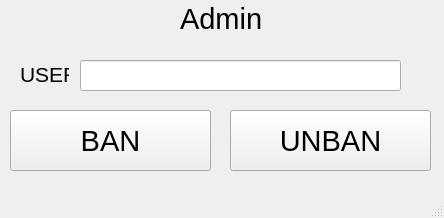
<?xml version="1.0" encoding="UTF-8"?>
<ui version="4.0">
 <class>MainWindow</class>
 <widget class="QMainWindow" name="MainWindow">
  <property name="geometry">
   <rect>
    <x>0</x>
    <y>0</y>
    <width>444</width>
    <height>218</height>
   </rect>
  </property>
  <property name="windowTitle">
   <string>MainWindow</string>
  </property>
  <widget class="QWidget" name="centralwidget">
   <widget class="QLabel" name="Name">
    <property name="geometry">
     <rect>
      <x>180</x>
      <y>0</y>
      <width>84</width>
      <height>38</height>
     </rect>
    </property>
    <property name="font">
     <font>
      <pointsize>22</pointsize>
     </font>
    </property>
    <property name="text">
     <string>Admin</string>
    </property>
   </widget>
   <widget class="QLabel" name="UserText">
    <property name="geometry">
     <rect>
      <x>20</x>
      <y>60</y>
      <width>49</width>
      <height>28</height>
     </rect>
    </property>
    <property name="font">
     <font>
      <pointsize>16</pointsize>
     </font>
    </property>
    <property name="text">
     <string>USER</string>
    </property>
   </widget>
   <widget class="QLineEdit" name="UserLine">
    <property name="geometry">
     <rect>
      <x>80</x>
      <y>60</y>
      <width>321</width>
      <height>31</height>
     </rect>
    </property>
   </widget>
   <widget class="QPushButton" name="BanButton">
    <property name="geometry">
     <rect>
      <x>10</x>
      <y>110</y>
      <width>201</width>
      <height>61</height>
     </rect>
    </property>
    <property name="font">
     <font>
      <pointsize>22</pointsize>
     </font>
    </property>
    <property name="text">
     <string>BAN</string>
    </property>
   </widget>
   <widget class="QPushButton" name="UnbanButton">
    <property name="geometry">
     <rect>
      <x>230</x>
      <y>110</y>
      <width>201</width>
      <height>61</height>
     </rect>
    </property>
    <property name="font">
     <font>
      <pointsize>22</pointsize>
     </font>
    </property>
    <property name="text">
     <string>UNBAN</string>
    </property>
   </widget>
  </widget>
  <widget class="QMenuBar" name="menubar">
   <property name="geometry">
    <rect>
     <x>0</x>
     <y>0</y>
     <width>444</width>
     <height>21</height>
    </rect>
   </property>
  </widget>
  <widget class="QStatusBar" name="statusbar"/>
 </widget>
 <resources/>
 <connections/>
</ui>
